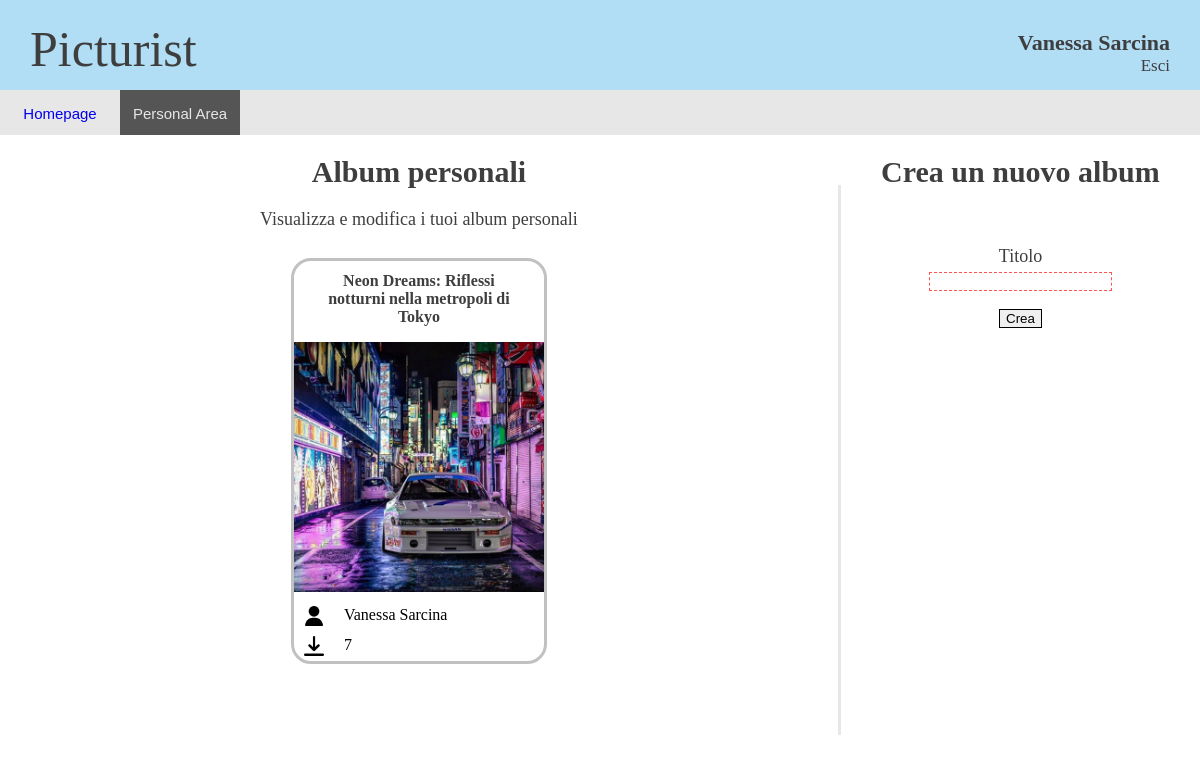
Page /personal-area (signed in) on the committed database.
### tables this page shows
CREATE TABLE "users" (
	"id"	INTEGER UNIQUE,
	"name"	TEXT,
	"surname"	TEXT,
	"email"	TEXT,
	"password"	TEXT,
	PRIMARY KEY("id" AUTOINCREMENT)
);

CREATE TABLE "albums" (
	"id"	INTEGER UNIQUE,
	"title"	TEXT,
	"author"	TEXT,
	PRIMARY KEY("id" AUTOINCREMENT)
);

CREATE TABLE "photos" (
	"id"	INTEGER UNIQUE,
	"album_id"	INTEGER,
	"title"	TEXT,
	"description"	TEXT,
	"date"	TEXT,
	"position"	TEXT,
	"author"	TEXT,
	"filename"	TEXT,
	"private"	INTEGER,
	"downloads"	INTEGER,
	PRIMARY KEY("id" AUTOINCREMENT)
);

### app.py (the view)
@app.route('/personal-area')
@login_required
def personal():
    user_id=current_user.get_id()
    user=dao.GetUserByID(user_id)
    user_name=user['name']
    user_surname=user['surname']
    albums=dao.GetAlbumsByAuthor(user_name+' '+user_surname)
    packs=[]
    for album in albums:
        photo=dao.GetFirstPhotoByAlbumID_Public(album['id'])
        tot_downloads=dao.GetAlbumTotDownloadsByID(album['id'])[0]
        if photo:
            pack={"album_title":album['title'], "album_id":album['id'], "album_author":album['author'],
                "album_cover_filename":photo['filename'], "album_tot_downloads":tot_downloads}
        else:
            pack={"album_title":album['title'], "album_id":album['id'], "album_author":album['author'],
                 "album_tot_downloads":tot_downloads}
        packs.append(pack)
    return render_template('personal.html', packs=packs)

### app.py (called while the page is built)
@login_manager.user_loader
def load_user(user_id):
    db_user = dao.GetUserByID(user_id)
    user = User(id=db_user['id'], name=db_user['name'], surname=db_user['surname'], email=db_user['email'], password=db_user['password'])
    return user

### dao.py (called while the page is built)
def GetUserByID(id):
    conn = sqlite3.connect('database/picturist.db')
    conn.row_factory = sqlite3.Row
    sql = 'SELECT * FROM users WHERE id = ?'
    cursor = conn.cursor()
    cursor.execute(sql, (id,))
    user=cursor.fetchone()
    cursor.close()
    conn.close()
    return user

def GetAlbumsByAuthor(author):
    conn = sqlite3.connect('database/picturist.db')
    conn.row_factory = sqlite3.Row
    sql = 'SELECT * FROM albums WHERE author=? ORDER BY title COLLATE NOCASE ASC'
    cursor = conn.cursor()
    cursor.execute(sql, (author,))
    albums=cursor.fetchall()
    cursor.close()
    conn.close()
    return albums

def GetAlbumTotDownloadsByID(album_id):
    conn = sqlite3.connect('database/picturist.db')
    conn.row_factory = sqlite3.Row
    sql = 'SELECT SUM(downloads) FROM photos WHERE album_id=?'
    cursor = conn.cursor()
    cursor.execute(sql, (album_id,))
    tot_downloads=cursor.fetchone()
    cursor.close()
    conn.close()
    return tot_downloads

def GetFirstPhotoByAlbumID_Public(album_id):
    conn = sqlite3.connect('database/picturist.db')
    conn.row_factory = sqlite3.Row
    sql = 'SELECT * FROM photos WHERE album_id=? AND private=0 ORDER BY date ASC'
    cursor = conn.cursor()
    cursor.execute(sql, (album_id,))
    photo=cursor.fetchone()
    cursor.close()
    conn.close()
    return photo

### templates/personal.html (shortened to what this page needs)
{% extends "base.html" %}
{% block head %}
<link rel="stylesheet" type="text/css" href="{{ url_for('static', filename='personal.css') }}">
{% endblock %}
{% block body %}
<nav>
    <button class="button-inactive">
        <p><a href="{{ url_for('home') }}">Homepage</a></p>
    </button>
    <button class="button-active">
        <p>Personal Area</p>
    </button>
</nav>
<content>
    <div id="personal-album-container">
        <header>
            <h1>Album personali</h1>
            <p>Visualizza e modifica i tuoi album personali</p>
        </header>
        <content>
            {% for pack in packs %}
            <div class="album-view">
                <p class="album-view-title">{{ pack.album_title }}</p>
                <form action="/personal-area/view-album" method="GET">
                    <button type="submit" name="album_id" value="{{ pack.album_id }}" id="album-view-button">
                        {% if pack.album_cover_filename %}
                        <img src="{{ url_for('static', filename=pack.album_cover_filename) }}">
                        {% else %}
                        Clicca qui per esplorare l'album e aggiungervi foto
                        {% endif %}
                    </button>
                </form>
                <footer>
                    <div class="album-view-author">
                        <p><img src="{{ url_for('static', filename='icon-user.png') }}">{{ pack.album_author }}</p>
                    </div>
                    <div class="album-view-downloads">
                        <p><img src="{{ url_for('static', filename='icon-download.png') }}">{{ pack.album_tot_downloads }}</p>
                    </div>
                </footer>
            </div>
            {% endfor %}
        </content>
    </div>
    <div id="personal-album-divider"></div>
    <div id="personal-album-creator">
        <header>
            <h1>Crea un nuovo album</h1>
            <div>
                <form action="/personal-area" method="POST" id="create-new-album">
                    <p>Titolo</p>
                    <input type="text" name="title" required>
                    <br>
                    <input type="submit" value="Crea">
                </form>
            </div>
        </header>
        <content>
        </content>
    </div>
</content>
{% endblock %}

### templates/base.html (shortened to what this page needs)
<!DOCTYPE html>
<html>
    <head>
        <link rel="stylesheet" type="text/css" href="{{ url_for('static', filename='base.css') }}">
        {% block head %}{% endblock %}
    </head>
    <body>
        <header class="base-header">
            <p>
                Picturist
            </p>
            {% if not current_user.is_authenticated %}
            <section id="login-register-accesspoint">
                <a href="{{ url_for('register') }}">Registrati</a>
                <p>&nbsp o &nbsp</p>
                <a href="{{ url_for('login') }}">Accedi</a>
            </section>
            {% else %}
            <section id="account-loggedin-infos">
                <div>
                    <h1>{{current_user.name}}&nbsp{{current_user.surname}}</h1>
                    <a href="/logout">Esci</a>
                </div>
            </section>
            {% endif %}
        </header>
        {% block body %}{% endblock %}
    </body>
</html>

### static/base.css (style rules this page uses)
body { margin: 0; padding: 0; }
.base-header { margin: 0px; padding: 0px; height: 90px; width: 100%; background-color: rgb(177, 222, 245); }
.base-header p { font-size: 50px; color: #3e3e3e; margin: 0px; padding-bottom: 0px; padding-top: 20px; padding-left: 30px; float: left; }
.base-header section { width: 300px; height: 60px; padding-right: 30px; padding-top: 15px; padding-bottom: 15px; float: right; }
.base-header #account-loggedin-infos div { border: 0px; padding: 0px; display: flex; flex-flow: column; }
.base-header #account-loggedin-infos div h1 { font-size: 22px; text-align: end; color: #3e3e3e; padding: 0px; margin-top: 15px; margin-bottom: 0px; }
.base-header #account-loggedin-infos div a { font-size: 17px; text-align: end; text-decoration: none !important; color: #3e3e3e; padding: 0px; margin-top: 0px; }

### static/personal.css (style rules this page uses)
nav { margin: 0px; padding: 0px; height: 45px; width: 100%; background-color: #e7e7e7; }
.button-inactive { margin: 0px; padding: 0px; height: 45px; width: 120px; float: left; border: none; color: #555555; background-color: #e7e7e7; }
.button-inactive p { text-align: center; font-size: 15px; text-decoration: none !important; }
.button-inactive a { text-decoration: none !important; }
.button-active { margin: 0px; padding: 0px; height: 45px; width: 120px; float: left; border: none; color: #e7e7e7; background-color: #555555; }
.button-active p { text-align: center; font-size: 15px; text-decoration: none !important; }
content { width: 100%; height: 600px; padding: 0; margin: 0; display: flex; justify-content: center; }
#personal-album-container { width: 70%; height: fit-content; float: left; padding: 0; margin: 0; }
#personal-album-divider { width: 3px; height: 550px; margin-top: 50px; background-color: #e7e7e7; }
#personal-album-creator { width: 30%; height: 200px; float: right; padding: 0; margin: 0; }
#personal-album-container header p { text-align: center; font-size: 18px; color: #3e3e3e; }
#personal-album-container header h1 { text-align: center; font-size: 30px; color: #3e3e3e; }
#personal-album-creator header p { text-align: center; font-size: 18px; color: #3e3e3e; }
#personal-album-creator header h1 { text-align: center; font-size: 30px; color: #3e3e3e; }
#personal-album-container content { display: flex; flex-wrap: wrap; flex-direction: row; justify-content: center; padding: 0; margin: 0; }
.album-view { background-color: white; padding: 0; margin: 10px; border-radius: 20px; border-width: 5px; border: solid; border-color: rgb(193, 193, 193); display: flex; justify-content: center; flex-direction: column; align-items: center; width: 250px; height: 400px; }
.album-view button { background-color: transparent; border-width: 0; padding: 0; width: 250px; height: 250px; }
.album-view-title { width: 200px; color: #3e3e3e; font-size: 16px; font-weight: 600; text-align: center; }
.album-view img { width: 250px; height: 250px; }
.album-view footer { width: 250px; height: 70px; }
.album-view-author p, .album-view-downloads p { width: 200px; height: 20px; margin: 10px; padding: 0; }
.album-view-author img, .album-view-downloads img { width: 20px; height: 20px; float: left; margin-right: 20px; }
#create-new-album { margin-top: 0px; margin-left: auto; margin-right: auto; height: 150px; width: 150px; display: flex; flex-direction: column; justify-content: center; align-items: center; }
#create-new-album p { text-align: center; padding: 0px; margin: 5px; }
input:invalid { border: 1px dashed rgb(255, 84, 84); }
input:valid { border: 1px solid black; }

### rows in the picture
users: name "Vanessa", surname "Sarcina"
albums: album_title "Neon Dreams: Riflessi notturni nella metropoli di Tokyo", album_author "Vanessa Sarcina"
photos: filename (picture)

### other values in the picture
{{ pack.album_tot_downloads }} "7"
